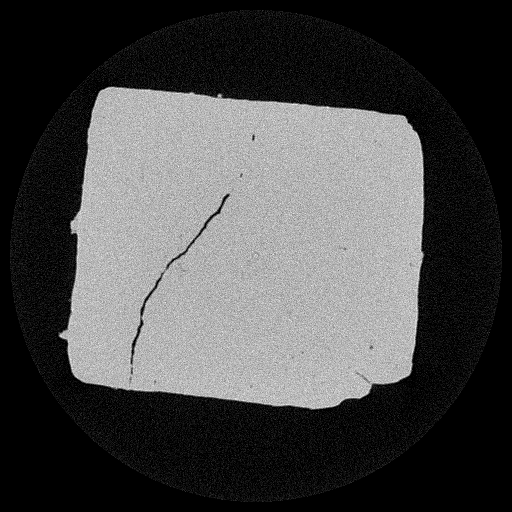
#> input picture myPaper/0-00203.bmp, 512 x 512 px
$ python crack_paper.py
#> lines starting #> are read from the running program, lines starting #| are printed output that depends on the picture; after the words box and inside, x2 and y2 are one past the last pixel; in counts of white or black regions, pixels touching at a corner belong together
import cv2
import numpy as np
import math


def gray_scale(image):
    # image = cv2.cvtColor(image, cv2.COLOR_RGB2GRAY)
    rows, cols = image.shape
    flat_gray = image.reshape((cols * rows,)).tolist()
    A = min(flat_gray)
    B = max(flat_gray)
    print('A = %d,B = %d' % (A, B))
    output = np.uint8(255 / (B - A) * (image - A) + 0.5)
    return output

def my_gray_scale(image,T,M):
    copy=image.copy()
    print('T = %d,M = %d' % (T, M))
    for i in range(copy.shape[0]):
        for j in range(copy.shape[1]):
            if copy[i,j]>T:
                copy[i, j]=np.uint8(255)
            if copy[i,j]<M:
                copy[i, j]=np.uint8(0)

    return copy

# 高斯模板
def imgGaussian(sigma):
    img_h = img_w = 2 * sigma + 1
    gaussian_mat = np.zeros((img_h, img_w))
    # max_probability=np.exp(-0.5 * (0 ** 2 + 0 ** 2) / (sigma ** 2))
    for x in range(-sigma, sigma + 1):
        for y in range(-sigma, sigma + 1):
            probability=np.exp(-0.5 * (x ** 2 + y ** 2) / (sigma ** 2))
            gaussian_mat[x + sigma][y + sigma] =255*(1-probability/1)

    return gaussian_mat

# 计算相似系数矩阵
def cal_similarity_coefficient_mat(img,model,bins,sigma):
    copy = img.copy()
    print(model)
    model_hist, model_bin = np.histogram(model.ravel(), bins**2, [0, 256])
    print(model_hist)
    for i in range(sigma,img.shape[0]-sigma):
        for j in range(sigma,img.shape[1]-sigma):
            hist, bin = np.histogram(copy[i-sigma:i+sigma,j-sigma:j+sigma].ravel(), bins**2, [0, 256])
            # print(hist)
            copy[i,j]=np.sum(np.sqrt(model_hist*hist))
    return copy


if __name__=="__main__":
    img = cv2.imread("0-00203.bmp")
#> img is the input picture: shape (512, 512, 3); min 0, max 255, mean 73.1
    # print(img.shape)
    img = cv2.cvtColor(img, cv2.COLOR_BGR2GRAY)
#> img: shape (512, 512)
    cv2.imshow('original_image', img)
    dst_Gauss = cv2.GaussianBlur(img, (3,3), 0) #高斯模糊
    cv2.imshow("Gaussian_Blur", dst_Gauss)
    retval, dst_OSTU = cv2.threshold(dst_Gauss, 0, 255, cv2.THRESH_OTSU)  #方法选择为THRESH_OTSU
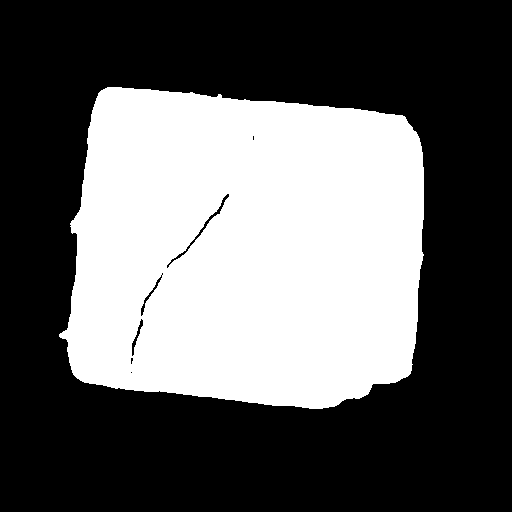
#> dst_OSTU: shape (512, 512); 38.2% white; 1 white region, box (x1, y1, x2, y2) and area: (59, 87, 424, 409) 100238
#> retval = 93
    # [4 lines of commented-out code are left out]
    cv2.imshow("THRESH_OTSU", dst_OSTU)
    # cv2.imshow("OTSU", dst_OSTU)
    print("threshole:",retval)
#| threshole: 93.0
    dst_gray = my_gray_scale(dst_Gauss,retval,10)
#| T = 93,M = 10
    cv2.imshow("gray_scale",dst_gray)
    # [16 lines of commented-out code are left out]
    size=16
    # kernel = np.ones((size, size), np.uint8)
    kernel=np.zeros((size,size),np.uint8)
    for i in range(size):
        if i!=0 and i!=size-1:
            kernel[i][i-1]=1
            kernel[i][i] = 1
            kernel[i][i+1] = 1
        elif i==0:
            kernel[i][i + 1] = 1
            kernel[i][i] = 1
        else:
            kernel[i][i - 1] = 1
            kernel[i][i] = 1
    kernel=np.rot90(kernel)

    # erosion = cv2.erode(dst_gray, kernel)
    # dilation = cv2.dilate(erosion, kernel, iterations=1)
    erosion1 = cv2.erode(dst_gray, kernel)
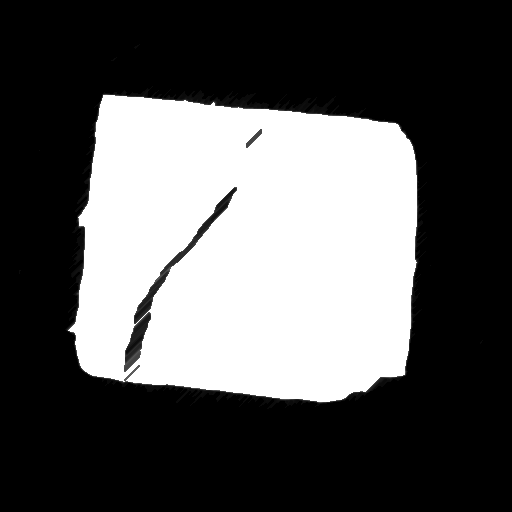
#> erosion1: shape (512, 512); min 0, max 255, mean 88
    # cv2.imshow("erosion", erosion)
    dilation1 = cv2.dilate(erosion1, kernel, iterations=1)
    # cv2.imshow("dilation", dilation)
    cv2.imshow("first", dilation1)

    kernel = np.ones((size, size), np.uint8)

#第二轮膨胀腐蚀--------------------------------------------------
    kernel = np.zeros((size, size), np.uint8)
    for i in range(size):
        if i != 0 and i != size - 1:
            kernel[i][i - 1] = 1
            kernel[i][i] = 1
            kernel[i][i + 1] = 1
        elif i == 0:
            kernel[i][i + 1] = 1
            kernel[i][i] = 1
        else:
            kernel[i][i - 1] = 1
            kernel[i][i] = 1

    # erosion = cv2.erode(dst_gray, kernel)
    # dilation = cv2.dilate(erosion, kernel, iterations=1)
    erosion2 = cv2.erode(dilation1, kernel)
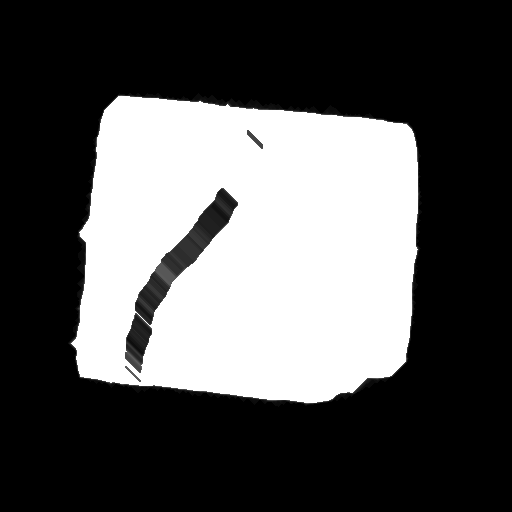
#> erosion2: shape (512, 512); min 0, max 255, mean 85.8
    # cv2.imshow("erosion", erosion2)
    dilation2 = cv2.dilate(erosion2, kernel, iterations=1)
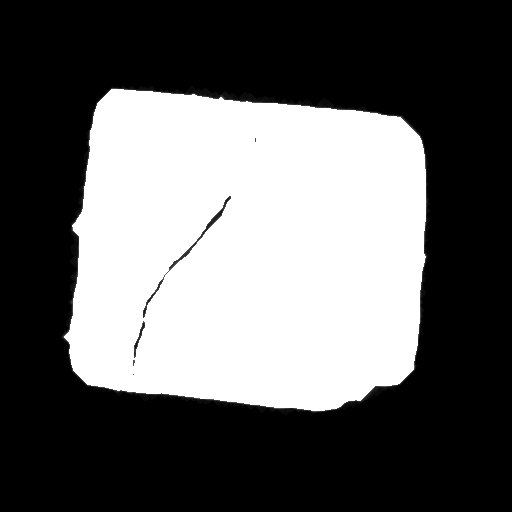
#> dilation2: shape (512, 512); min 0, max 255, mean 97.7
    # cv2.imshow("dilation", dilation2)

#第三轮膨胀腐蚀（上下卷积核）--------------------------------------------------
    size3=10
    kernel = np.ones((size3, size3), np.uint8)
    erosion3= cv2.erode(dilation1, kernel,iterations=1)
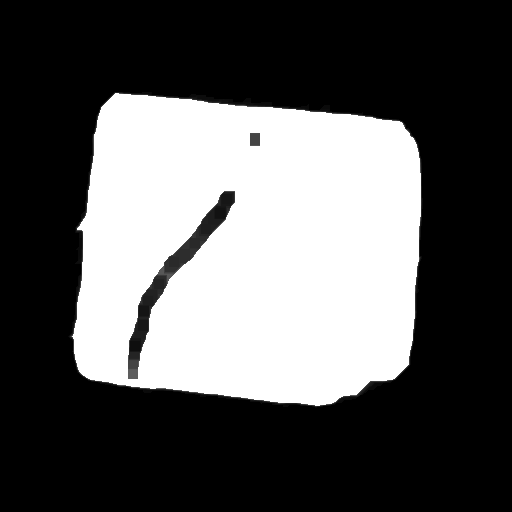
#> erosion3: shape (512, 512); min 0, max 255, mean 89.5
    cv2.imshow("erosion", erosion3)
    dilation3 = cv2.dilate(erosion3, kernel, iterations=1)
    # kernel = np.ones((1, 4), np.uint8)
    # dilation3 = cv2.erode(dilation3, kernel, iterations=1)
    print(dilation3)
#> (printed output is left out)
    print(img)
#> (printed output is left out)
    for i in range(len(img)):
        for j in range(len(img[0])):
            if dilation3[i][j]<20:
                print(img[i][j])
                img[i][j]=0
#> this loop made 512 passes
#> (printed output is left out)
                # img[i][j+1] = 0
                # img[i][j-1] = 0
                # print('1')

    cv2.imshow("output", img)
    cv2.imshow("dilation", dilation3)
    cv2.imwrite('preprocess.bmp',dilation3)


cv2.waitKey(0)
cv2.destroyAllWindows()
